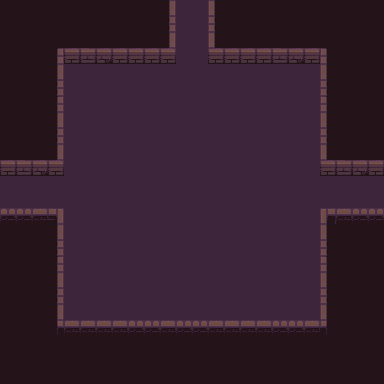

This is a level from a 2D game, rendered from its Tiled map with the project's own tilesets. A one-line summary and the map file follow, with tile-layer data summarised:
An orthogonal 24x24 tile map with 16x16 px tiles, 4 tile layers (background, road, wall, item), 1 hidden layer not drawn, 3 tilesets.

<map version="1.10" tiledversion="1.10.2" orientation="orthogonal" renderorder="right-down" compressionlevel="0" width="24" height="24" tilewidth="16" tileheight="16" infinite="0" nextlayerid="7" nextobjectid="1">
 <tileset firstgid="1" name="Dungeon_Tileset" tilewidth="16" tileheight="16" spacing="2" margin="1" tilecount="100" columns="10">
  <image source="../textures/Dungeon_Tileset.png" width="180" height="180" />
  <tile id="0">
   <properties>
    <property name="type" value="Wall_Left" />
   </properties>
  </tile>
  <tile id="1">
   <properties>
    <property name="type" value="Wall_Up" />
   </properties>
  </tile>
  <tile id="2">
   <properties>
    <property name="type" value="Wall_Up" />
   </properties>
  </tile>
  <tile id="3">
   <properties>
    <property name="type" value="Wall_Up" />
   </properties>
  </tile>
  <tile id="4">
   <properties>
    <property name="type" value="Wall_Up" />
   </properties>
  </tile>
  <tile id="5">
   <properties>
    <property name="type" value="Wall_Right" />
   </properties>
  </tile>
  <tile id="10">
   <properties>
    <property name="type" value="Wall_Left" />
   </properties>
  </tile>
  <tile id="15">
   <properties>
    <property name="type" value="Wall_Right" />
   </properties>
  </tile>
  <tile id="20">
   <properties>
    <property name="type" value="Wall_Left" />
   </properties>
  </tile>
  <tile id="25">
   <properties>
    <property name="type" value="Wall_Right" />
   </properties>
  </tile>
  <tile id="30">
   <properties>
    <property name="type" value="Wall_Left" />
   </properties>
  </tile>
  <tile id="35">
   <properties>
    <property name="type" value="Wall_Right" />
   </properties>
  </tile>
  <tile id="40">
   <properties>
    <property name="type" value="Wall_LeftDown" />
   </properties>
  </tile>
  <tile id="41">
   <properties>
    <property name="type" value="Wall_Down" />
   </properties>
  </tile>
  <tile id="42">
   <properties>
    <property name="type" value="Wall_Down" />
   </properties>
  </tile>
  <tile id="43">
   <properties>
    <property name="type" value="Wall_Down" />
   </properties>
  </tile>
  <tile id="44">
   <properties>
    <property name="type" value="Wall_Down" />
   </properties>
  </tile>
  <tile id="45">
   <properties>
    <property name="type" value="Wall_RightDown" />
   </properties>
  </tile>
  <tile id="50">
   <properties>
    <property name="type" value="Wall_RightDownCor" />
   </properties>
  </tile>
  <tile id="51">
   <properties>
    <property name="type" value="Wall_Down" />
   </properties>
  </tile>
  <tile id="52">
   <properties>
    <property name="type" value="Wall_Down" />
   </properties>
  </tile>
  <tile id="53">
   <properties>
    <property name="type" value="Wall_LeftDownCor" />
   </properties>
  </tile>
  <tile id="54">
   <properties>
    <property name="type" value="Wall_RightDownCor" />
   </properties>
  </tile>
  <tile id="55">
   <properties>
    <property name="type" value="Wall_LeftDownCor" />
   </properties>
  </tile>
 </tileset>
 <tileset firstgid="101" name="flag" tilewidth="16" tileheight="16" tilecount="4" columns="4">
  <image source="../textures/flag.png" width="64" height="16" />
  <tile id="0">
   <animation>
    <frame tileid="3" duration="200" />
    <frame tileid="2" duration="200" />
    <frame tileid="1" duration="200" />
    <frame tileid="0" duration="200" />
   </animation>
  </tile>
 </tileset>
 <tileset firstgid="105" name="torch" tilewidth="16" tileheight="16" tilecount="4" columns="4">
  <image source="../textures/torch.png" width="64" height="16" />
  <tile id="0">
   <animation>
    <frame tileid="3" duration="200" />
    <frame tileid="2" duration="200" />
    <frame tileid="1" duration="200" />
    <frame tileid="0" duration="200" />
   </animation>
  </tile>
 </tileset>
 <layer id="1" name="background" width="24" height="24">
  <data>[576 cells, 576 non-empty, 1 distinct tile ids]</data>
 </layer>
 <layer id="5" name="road" width="24" height="24">
  <data>[576 cells, 280 non-empty, 1 distinct tile ids]</data>
 </layer>
 <layer id="3" name="wall" width="24" height="24">
  <data>[576 cells, 80 non-empty, 20 distinct tile ids]</data>
 </layer>
 <layer id="4" name="item" width="24" height="24">
  <data>[576 cells, 0 non-empty, 0 distinct tile ids]</data>
 </layer>
 <layer id="6" name="smog" width="24" height="24" visible="0">
  <data>[576 cells, 576 non-empty, 1 distinct tile ids]</data>
 </layer>
</map>
